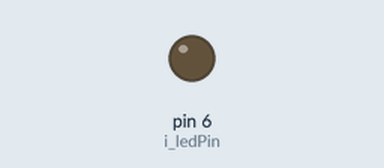
Bench run of a sketch on a simulated Arduino Uno, built with avr-gcc and run on an emulated ATmega328P. Shown: output pins drawn as LEDs (lit = HIGH).

Above: at 0.1 s.
At 9.14 s:
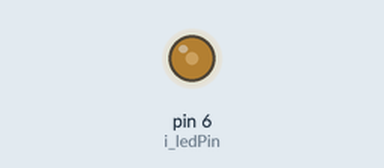
At 19.95 s:
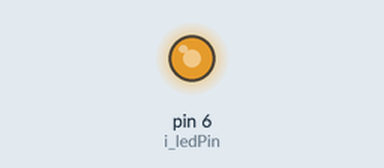
At 39.86 s:
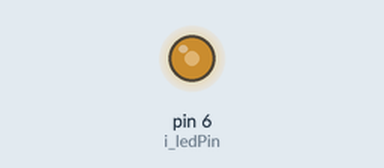
Timing chart, 0 to 40.0 s (numbered marks = the images above):
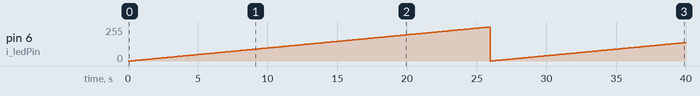

The sketch:

course_pwm_eg2.ino
```cpp
// What is the purpose of this script?
/* @description: Drive an LED with Pulse Width Modulation
*  This is a demonstration script for a course being run on Arduino
*  The example provides a more accurate time delay
*
*
*/

// @author: William Gebers
// @created: 24-05-2013
// @license: GNU Public License


// Include header libraries here
// No header libraries required

// Create global variables here
int i_intensity;               // Variable storing the current intensity of the LED
double d_lastUpdate;           // Variable to remember when we last updated the PWM (in mS)
const double d_period = 100;   // How long should we wait between updates (in mS)
const int i_ledPin = 6;        // Which pin number we are using NB only some pins can do PWM

// The code that runs when you hit start / restart goes here

void setup()
{
  i_intensity = 0;                       // Good practise to initialise a variable
  pinMode(i_ledPin,OUTPUT);              // Set the pin mode correctly
  analogWrite(i_ledPin,i_intensity);     // Set the output to 0
}


// It just goes on, and on, and on, and on....
void loop()
{
    if(millis()-d_lastUpdate > d_period) // Do we need to update again
    {
    analogWrite(i_ledPin,i_intensity);   // Update the brightness
    i_intensity++;                       // Increase the intensity
    d_lastUpdate = millis();
    }
}
```

Measured:
- by itself, pin 6 (i_ledPin): 0/255 → 1/255 at 0.20 s, → 2/255 0.10 s later, → 3/255 0.10 s later, → 4/255 0.10 s later, … (394 changes in this stretch)
